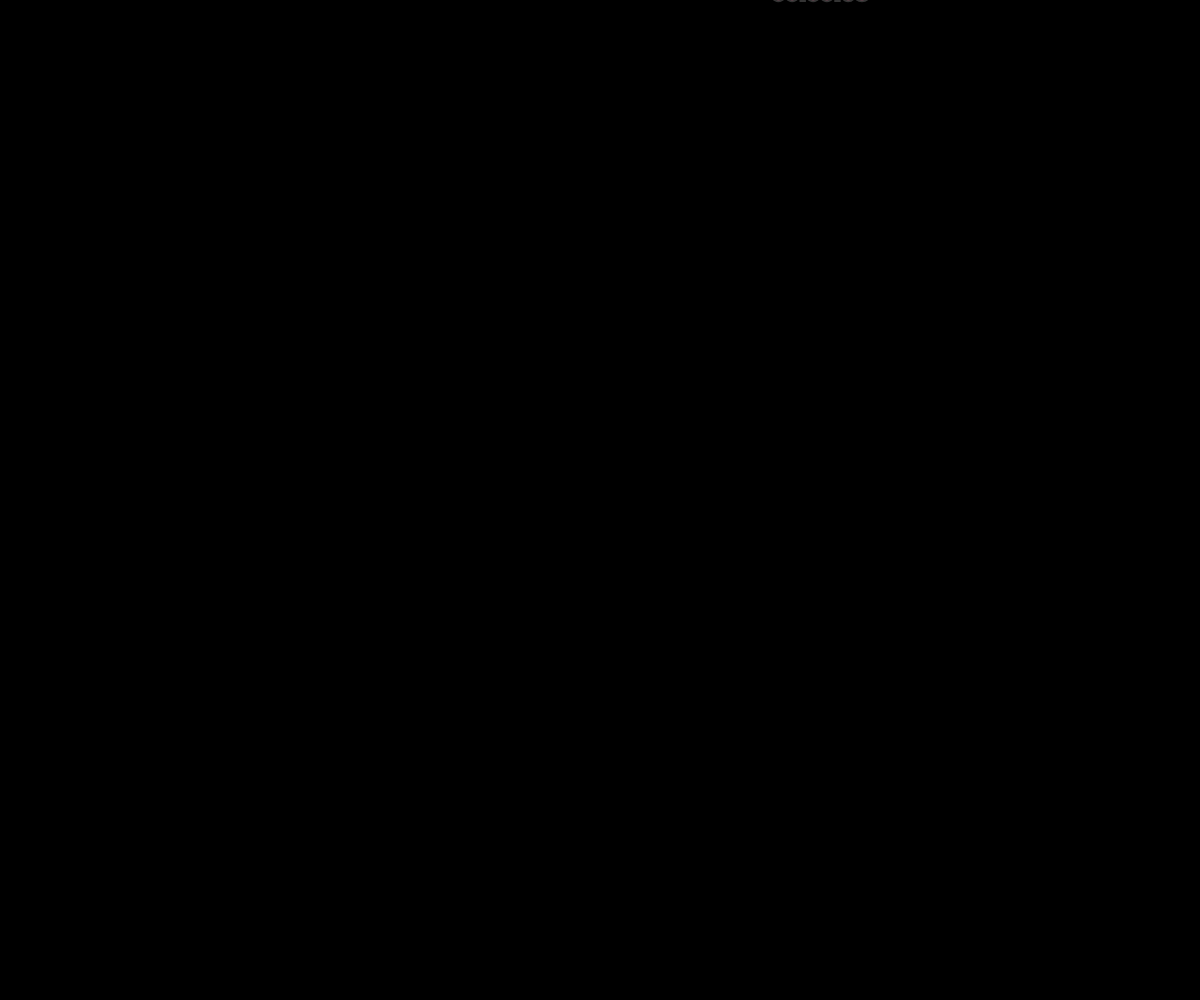
Frame 1 (no input)
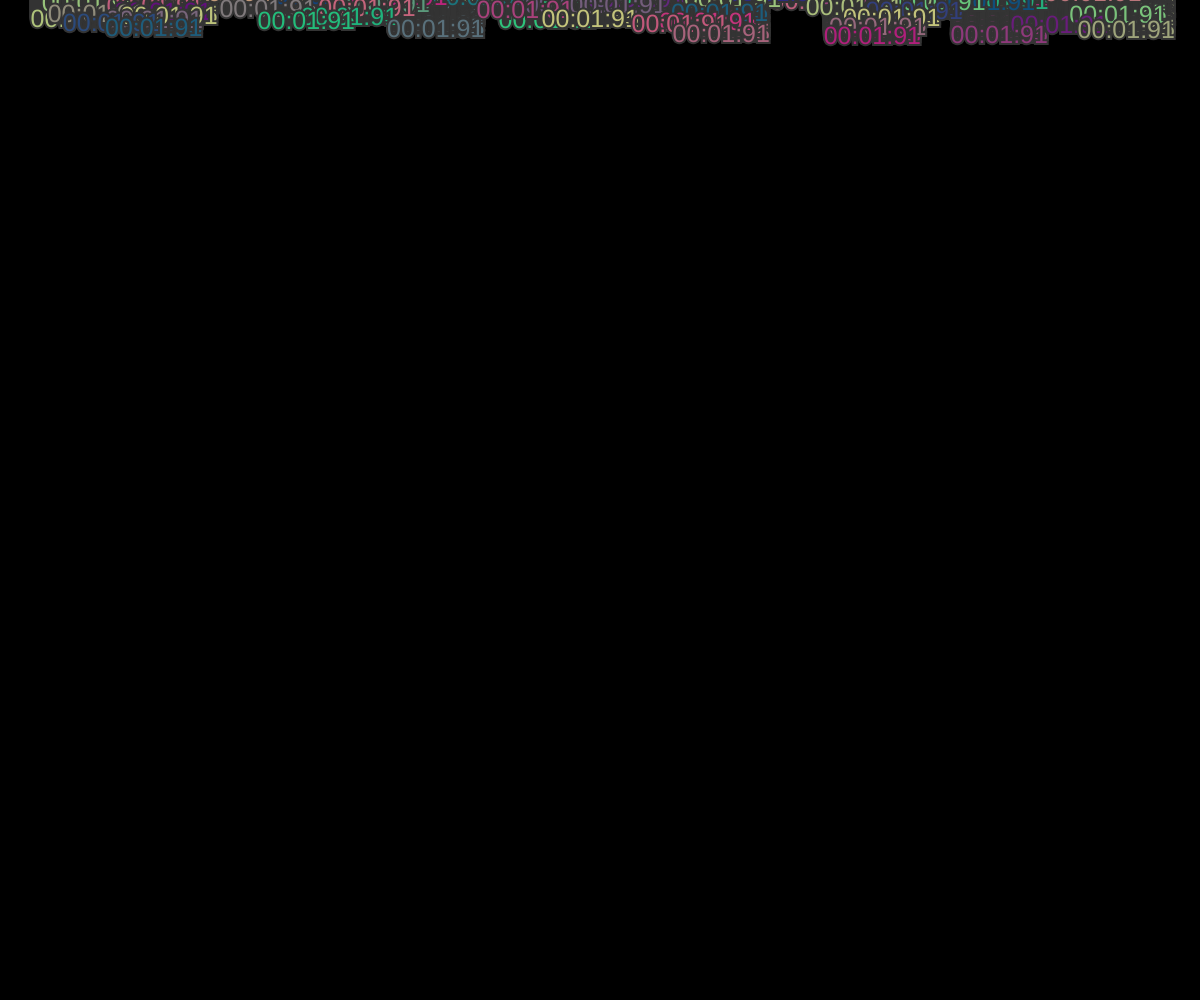
Frame 60 (no input)
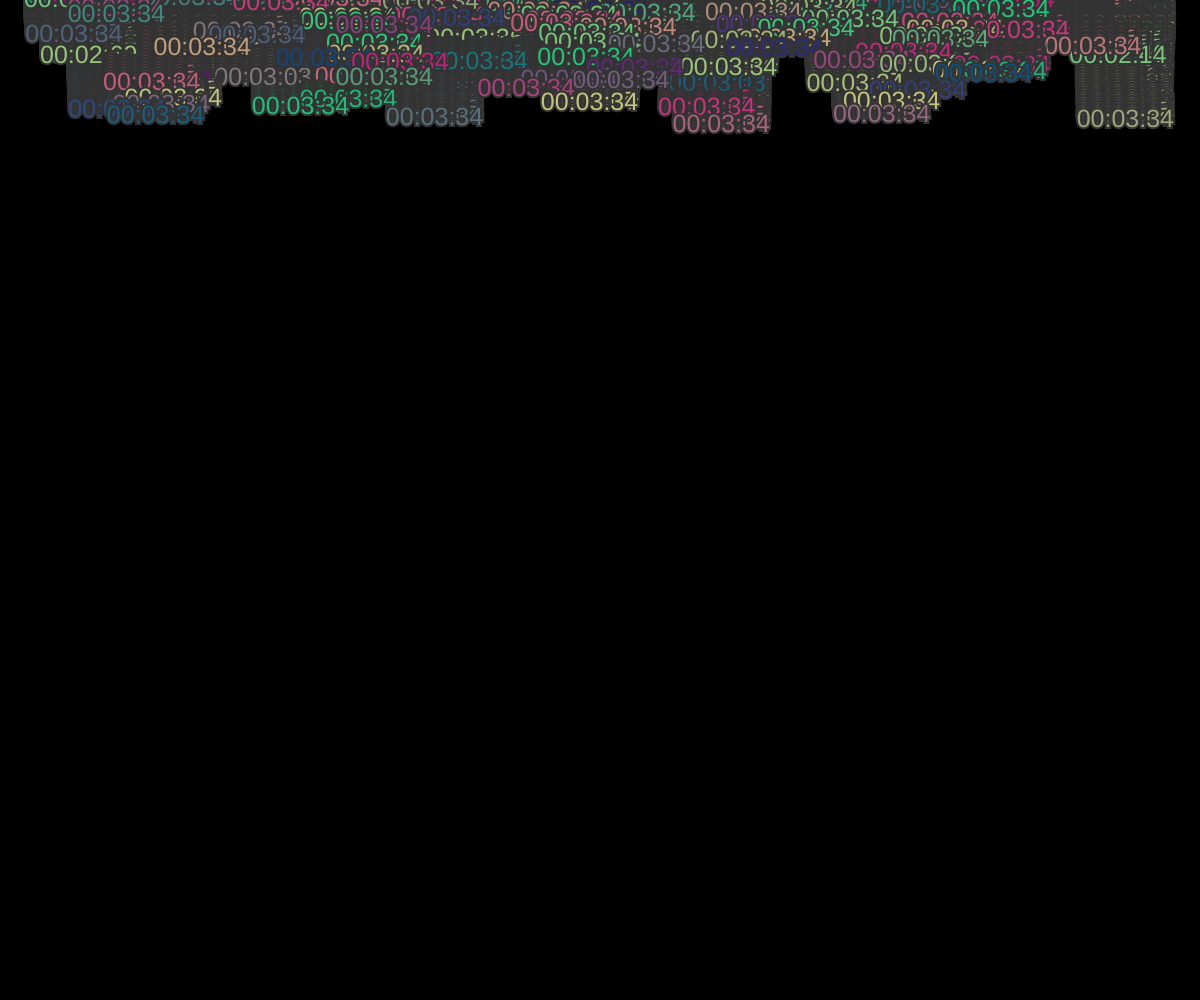
Frame 120 (the mouse pressed at the canvas centre since frame 60)

The p5.js sketch that drew these frames (run headless with seeded random() and noise() and a simulated clock; from frame 60 on, the mouse is pressed at the canvas centre):

// p5.js sketch
// ── sketch.js

// Sketch made by Alvaro Lacouture using the "Waterfall" sketch made by karen at openprocessing.org/sketch/728503

// THANK YOU KAREN! <3


// global settings - mess with these to alter sketch behaviour
var FRAME_ALPHA = 0; // background applied per frame with X% alpha
var SPAWN_MIN_X = 0; // minimum x pos of drop spawn (set in setup())
var SPAWN_MAX_X = 0; // maximum x pos of drop spawn (set in setup())
var MAX_X_SPEED = 0.01; // max speed that drops can "wander" left or right
var MAX_X_ACCEL = 0.025; // max rate that drops can accelerate left or right
var MAX_Y_SPEED = 1; // maximum speed of drops in pixels per frame
var GRAVITY = 0.0375; // gravity that moderates acceleration of drops
var FRICTION = 0.98; // friction multiplier that slows drops in all directions
var MIN_RAD = 2; // minimum drop radius in pixels
var MAX_RAD = 6; // maximum drop radius in pixels
var MIN_RG = 0; // minimum red & green values for drops
var MAX_RG = 255; // maximum red & green values for drops
var EXPLODE_RAD = 50; // radius of explosion that pushes drops on click
var EXPLODE_STR = 2; // strength of click explosion

var drops = [];

var SECONDS = 0;
var MINUTES = 0;


function preload() {


}
function setup() {
	createCanvas(windowWidth, windowHeight);
	
	colorMode(RGB, 200,200 ,250);
	ellipseMode(RADIUS);
	noStroke();
	background(0);
  
	// non-static globals. Have drops spawn on the full width of the screen
    SPAWN_MIN_X = 0;
	SPAWN_MAX_X = windowWidth - windowWidth/10;
	
	setInterval(timerRun, 1000);
}


function timerRun(){
	SECONDS ++;
	if (SECONDS >= 60){
		MINUTES ++;
		SECONDS = 0;
		
	}
}
function draw() {
	// draw over the image with a certain amount of alpha
	background(0, 0, 0, FRAME_ALPHA);
	drops.push(new drop()); // add a new drop each frame
	
	// Drop em drop. Adds one every frame
	for (var i = drops.length -1; i >= 0; i--) {
		drops[i].Run();
		// remove drops that have fallen off the screen
		if (!drops[i].isAlive()) {
			drops.splice(i, 2);
		}
	}
}


// when mouse is clicked it pushes nearby drops away
function mouseClicked() {
	for (var i = 0; i < drops.length; i++) {
		// ignore drops that aren't close enough to mouse
		var dist = sqrt(sq(drops[i].x - mouseX) + sq(drops[i].y - mouseY));
		if (dist > EXPLODE_RAD) { continue; }
		
		// push drops away from mouse, depending on how close they are
		var v = createVector(drops[i].x - mouseX, drops[i].y - mouseY);
		var str = EXPLODE_STR * (EXPLODE_RAD - dist) / EXPLODE_RAD;
		v.normalize();
		v.mult(str);
		drops[i].xSpeed += v.x;
		drops[i].ySpeed += v.y;
	}
}
// ── drop.js
// drop object
function drop() {
	this.x = random(SPAWN_MIN_X, SPAWN_MAX_X); // x pos of drop
	this.y = 0; // y pos of drop
	this.rad = random(MIN_RAD, MAX_RAD); // drop radius
  
	this.xSpeed = 0; // drop wander speed
	this.ySpeed = 0; // drop fall speed
  
	this.r = random(MIN_RG, MAX_RG); // red & green colour of drop
	this.g = random(MIN_RG, MAX_RG); // red & green colour of drop
	this.b = 150; // blue is always max
  
	this.millisTime;
	this.minuteTimer = 0;
	
	this.Run = function() {
		this.Update();
		this.Display();
	}
		

	
	// animate the drop
	this.Update = function() {
		// apply gravity to drop
		this.ySpeed += GRAVITY;
		
		// make drop "wander" left & right
		var a = random(-MAX_X_ACCEL, MAX_X_ACCEL);
		this.xSpeed += a;
		
		// apply friction and movement
		this.xSpeed *= FRICTION;
		this.ySpeed *= FRICTION;
		this.y += this.ySpeed;
		this.x += this.xSpeed;
      
		this.millisTime = millis();
		
	}
	
	// draw the time drop
	this.Display = function() {
		fill(this.r, this.g, this.b, 180);
        this.TimeDisplay(this.x, this.y);
	}
	// Display time
    this.TimeDisplay = function(posx,posy){
        textSize(25)
		strokeWeight(4);
		stroke(51);

		// 
		if (SECONDS >= 60) {
			
			text(`0${MINUTES}:${SECONDS}:${this.millisTime.toString().slice(-2)}`, posx,posy);
		  }
		if (SECONDS >= 10) {
			text(`0${MINUTES}:${SECONDS}:${this.millisTime.toString().slice(-2)}`, posx,posy);
		  }
		  if (SECONDS < 10) {
			text(`0${MINUTES}:0${SECONDS}:${this.millisTime.toString().slice(-2)}`, posx,posy);
		  }
		  
	}

	

	// check if drop is still alive or not. This means if it is still on the screen
	this.isAlive = function() {
		return this.y < random(0,windowWidth*15) + this.rad;
	}
}
